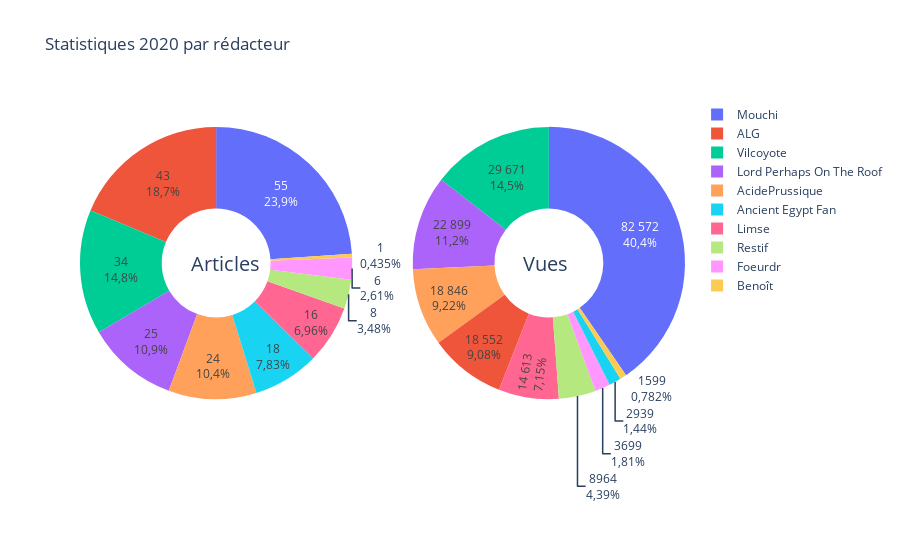

The notebook cell saved with this chart:
### Code cell
df3 = df.groupby('author').sum()

fig = make_subplots(rows=1, cols=2, specs=[[{'type':'domain'}, {'type':'domain'}]])
fig.add_trace(go.Pie(labels=df3.index, values=df3['count'], textinfo='value+percent'), 1, 1)
fig.add_trace(go.Pie(labels=df3.index, values=df3['views'], textinfo='value+percent'), 1, 2)


fig.update_traces(hole=.4, hoverinfo="label+percent+name")

fig.update_layout(
    title_text='Statistiques 2020 par rédacteur', separators = ', .',
    annotations=[dict(text='Articles', x=0.18, y=0.5, font_size=20, showarrow=False),
                 dict(text='Vues', x=0.81, y=0.5, font_size=20, showarrow=False)])
fig.show()

### Figure 1 — Plotly figure (JSON) as saved in the notebook; plotly's stock layout.template omitted (floating-point values rounded to 4 significant figures)
{"data": [{"domain": {"x": [0, 0.45], "y": [0, 1]}, "hole": 0.4, "hoverinfo": "label+percent+name", "labels": ["ALG", "AcidePrussique", "Ancient Egypt Fan", "Benoît", "Foeurdr", "Limse", "Lord Perhaps On The Roof", "Mouchi", "Restif", "Vilcoyote"], "textinfo": "value+percent", "type": "pie", "values": [43, 24, 18, 1, 6, 16, 25, 55, 8, 34]}, {"domain": {"x": [0.55, 1], "y": [0, 1]}, "hole": 0.4, "hoverinfo": "label+percent+name", "labels": ["ALG", "AcidePrussique", "Ancient Egypt Fan", "Benoît", "Foeurdr", "Limse", "Lord Perhaps On The Roof", "Mouchi", "Restif", "Vilcoyote"], "textinfo": "value+percent", "type": "pie", "values": [18552, 18846, 2939, 1599, 3699, 14613, 22899, 82572, 8964, 29671]}], "layout": {"annotations": [{"font": {"size": 20}, "showarrow": false, "text": "Articles", "x": 0.18, "y": 0.5}, {"font": {"size": 20}, "showarrow": false, "text": "Vues", "x": 0.81, "y": 0.5}], "separators": ", .", "title": {"text": "Statistiques 2020 par rédacteur"}}}
